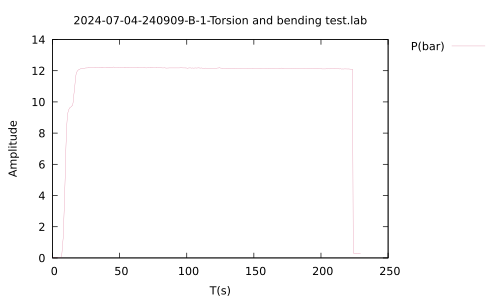

Recreate this plot in gnuplot.
set terminal pdf
set encoding utf8
set output "2024-07-04-240909-B-1-Torsion and bending test.pdf"
set encoding utf8
#set xrange [0.0:600.0]
#set xrange [0.0:20.0]
set key outside
set style line 1 linecolor rgb '#DB7093' linewidth 0.1
set title "2024-07-04-240909-B-1-Torsion and bending test.lab"
set xlabel "T(s)"
set ylabel "Amplitude"
plot "2024-07-04-240909-B-1-Torsion and bending test.lab" using 1:2 w l linestyle 1 title "P(bar)"
